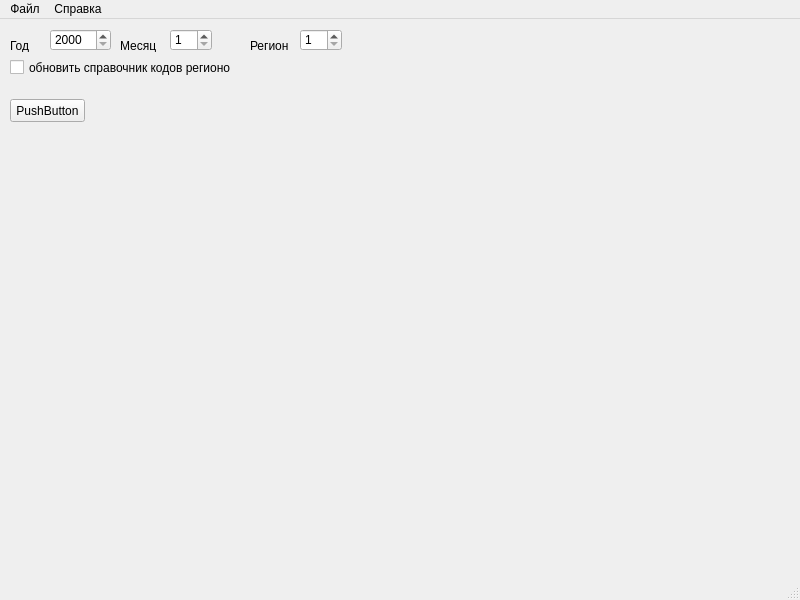
<?xml version="1.0" encoding="UTF-8"?>
<ui version="4.0">
 <class>MainWindow</class>
 <widget class="QMainWindow" name="MainWindow">
  <property name="geometry">
   <rect>
    <x>0</x>
    <y>0</y>
    <width>800</width>
    <height>600</height>
   </rect>
  </property>
  <property name="windowTitle">
   <string>Парсер сайта статистики ГИБДД</string>
  </property>
  <widget class="QWidget" name="centralwidget">
   <widget class="QSpinBox" name="spinBox_year">
    <property name="geometry">
     <rect>
      <x>50</x>
      <y>10</y>
      <width>61</width>
      <height>22</height>
     </rect>
    </property>
    <property name="minimum">
     <number>2000</number>
    </property>
    <property name="maximum">
     <number>2100</number>
    </property>
   </widget>
   <widget class="QLabel" name="label">
    <property name="geometry">
     <rect>
      <x>10</x>
      <y>20</y>
      <width>46</width>
      <height>13</height>
     </rect>
    </property>
    <property name="text">
     <string>Год</string>
    </property>
   </widget>
   <widget class="QLabel" name="label_2">
    <property name="geometry">
     <rect>
      <x>120</x>
      <y>20</y>
      <width>46</width>
      <height>13</height>
     </rect>
    </property>
    <property name="text">
     <string>Месяц</string>
    </property>
   </widget>
   <widget class="QSpinBox" name="spinBox_month">
    <property name="geometry">
     <rect>
      <x>170</x>
      <y>10</y>
      <width>42</width>
      <height>22</height>
     </rect>
    </property>
    <property name="minimum">
     <number>1</number>
    </property>
    <property name="maximum">
     <number>12</number>
    </property>
   </widget>
   <widget class="QPushButton" name="pushButton">
    <property name="geometry">
     <rect>
      <x>10</x>
      <y>80</y>
      <width>75</width>
      <height>23</height>
     </rect>
    </property>
    <property name="text">
     <string>PushButton</string>
    </property>
   </widget>
   <widget class="QSpinBox" name="spinBox_region">
    <property name="geometry">
     <rect>
      <x>300</x>
      <y>10</y>
      <width>42</width>
      <height>22</height>
     </rect>
    </property>
    <property name="minimum">
     <number>1</number>
    </property>
    <property name="maximum">
     <number>1000</number>
    </property>
   </widget>
   <widget class="QLabel" name="label_3">
    <property name="geometry">
     <rect>
      <x>250</x>
      <y>20</y>
      <width>46</width>
      <height>13</height>
     </rect>
    </property>
    <property name="text">
     <string>Регион</string>
    </property>
   </widget>
   <widget class="QCheckBox" name="checkBox_updatecodes">
    <property name="geometry">
     <rect>
      <x>10</x>
      <y>40</y>
      <width>221</width>
      <height>17</height>
     </rect>
    </property>
    <property name="text">
     <string>обновить справочник кодов регионов</string>
    </property>
   </widget>
  </widget>
  <widget class="QMenuBar" name="menubar">
   <property name="geometry">
    <rect>
     <x>0</x>
     <y>0</y>
     <width>800</width>
     <height>21</height>
    </rect>
   </property>
   <widget class="QMenu" name="menu_File">
    <property name="title">
     <string>Файл</string>
    </property>
    <addaction name="action_Exit"/>
   </widget>
   <widget class="QMenu" name="menu_Help">
    <property name="title">
     <string>Справка</string>
    </property>
    <addaction name="action_About"/>
    <addaction name="action_Qt"/>
   </widget>
   <addaction name="menu_File"/>
   <addaction name="menu_Help"/>
  </widget>
  <widget class="QStatusBar" name="statusbar"/>
  <action name="action_Exit">
   <property name="text">
    <string>Выход</string>
   </property>
  </action>
  <action name="action_About">
   <property name="text">
    <string>О программе</string>
   </property>
  </action>
  <action name="action_Qt">
   <property name="text">
    <string>Версия Qt</string>
   </property>
  </action>
 </widget>
 <resources/>
 <connections>
  <connection>
   <sender>action_Exit</sender>
   <signal>triggered()</signal>
   <receiver>MainWindow</receiver>
   <slot>close()</slot>
   <hints>
    <hint type="sourcelabel">
     <x>-1</x>
     <y>-1</y>
    </hint>
    <hint type="destinationlabel">
     <x>399</x>
     <y>299</y>
    </hint>
   </hints>
  </connection>
  <connection>
   <sender>action_About</sender>
   <signal>triggered()</signal>
   <receiver>MainWindow</receiver>
   <slot>show_about_window()</slot>
   <hints>
    <hint type="sourcelabel">
     <x>-1</x>
     <y>-1</y>
    </hint>
    <hint type="destinationlabel">
     <x>399</x>
     <y>299</y>
    </hint>
   </hints>
  </connection>
  <connection>
   <sender>action_Qt</sender>
   <signal>triggered()</signal>
   <receiver>MainWindow</receiver>
   <slot>show_aboutqt_window()</slot>
   <hints>
    <hint type="sourcelabel">
     <x>-1</x>
     <y>-1</y>
    </hint>
    <hint type="destinationlabel">
     <x>399</x>
     <y>299</y>
    </hint>
   </hints>
  </connection>
 </connections>
 <slots>
  <slot>show_about_window()</slot>
  <slot>show_aboutqt_window()</slot>
 </slots>
</ui>
